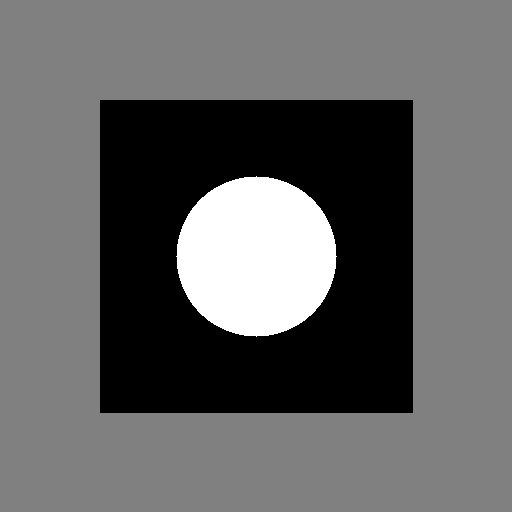
#> input picture data/samples/sharp.png, 512 x 512 px
$ python noise_experiment.py
#> lines starting #> are read from the running program, lines starting #| are printed output that depends on the picture
### backend/app/features/noise.py
import cv2
import numpy as np

from .common import to_grayscale, validate_image_array


def calculate_entropy(gray: np.ndarray) -> float:
    histogram = cv2.calcHist([gray], [0], None, [256], [0, 256])
    histogram = histogram.flatten()
    probabilities = histogram / histogram.sum()
    probabilities = probabilities[probabilities > 0]
    entropy = -np.sum(probabilities * np.log2(probabilities))
    return float(entropy)


def noise_features(image: np.ndarray) -> dict[str, float]:
    validate_image_array(image)
    gray = to_grayscale(image)
    gray_float = gray.astype(np.float32)

    grayscale_std = float(gray_float.std())

    local_mean = cv2.GaussianBlur(gray_float, (5, 5), 0)
    local_squared_mean = cv2.GaussianBlur(gray_float ** 2, (5, 5), 0)
    local_variance = local_squared_mean - local_mean ** 2
    local_variance_mean = float(np.mean(local_variance))

    blurred = cv2.GaussianBlur(gray_float, (5, 5), 0)
    residual = gray_float - blurred
    residual_mean = float(residual.mean())
    residual_std = float(residual.std())
    residual_abs_mean = float(np.mean(np.abs(residual)))

    entropy = calculate_entropy(gray)

    return {
        "grayscale_std": grayscale_std,
        "local_variance_mean": local_variance_mean,
        "high_frequency_mean": residual_mean,
        "high_frequency_std": residual_std,
        "high_frequency_abs_mean": residual_abs_mean,
        "entropy": entropy,
    }

### backend/app/features/common.py
import cv2
import numpy as np

def to_grayscale(image: np.ndarray) -> np.ndarray:
    if image.ndim == 2:
        return image
    if image.ndim == 3:
        return cv2.cvtColor(image, cv2.COLOR_BGR2GRAY)
    raise ValueError(f"Unsupported image shape: {image.shape}")

def validate_image_array(image: np.ndarray) -> None:
    if not isinstance(image, np.ndarray):
        raise TypeError("Image must be a NumPy array.")
    if image.size == 0:
        raise ValueError("Image array is empty.")
    if image.ndim not in (2, 3):
        raise ValueError(f"Unsupported image dimensions: {image.ndim}")
    if image.dtype != np.uint8:
        raise ValueError(f"Expected uint8 image, got {image.dtype}")

### backend/app/noise_experiment.py
import cv2
import numpy as np
import os

from features.noise import noise_features


# ---------------------------------------------------------
# Load original image
# ---------------------------------------------------------

image = cv2.imread(
    "../../data/samples/sharp.png",
)
#> image is the input picture: shape (512, 512, 3); min 0, max 255, mean 99.7

if image is None:
    raise RuntimeError(
        "Could not load test image. Please ensure 'sharp.png' is in the VisionIQ/data/samples folder."
    )


# ---------------------------------------------------------
# Convert to grayscale
# ---------------------------------------------------------

gray = cv2.cvtColor(
    image,
    cv2.COLOR_BGR2GRAY,
)


# ---------------------------------------------------------
# Generate controlled Gaussian noise
# ---------------------------------------------------------

rng = np.random.default_rng(42)


noise_low = rng.normal(
    loc=0,
    scale=5,
    size=gray.shape,
)

noise_medium = rng.normal(
    loc=0,
    scale=15,
    size=gray.shape,
)

noise_high = rng.normal(
    loc=0,
    scale=30,
    size=gray.shape,
)


# ---------------------------------------------------------
# Add noise
# ---------------------------------------------------------

noisy_low = np.clip(
    gray.astype(np.float32)
    + noise_low,
    0,
    255,
).astype(np.uint8)


noisy_medium = np.clip(
    gray.astype(np.float32)
    + noise_medium,
    0,
    255,
).astype(np.uint8)


noisy_high = np.clip(
    gray.astype(np.float32)
    + noise_high,
    0,
    255,
).astype(np.uint8)
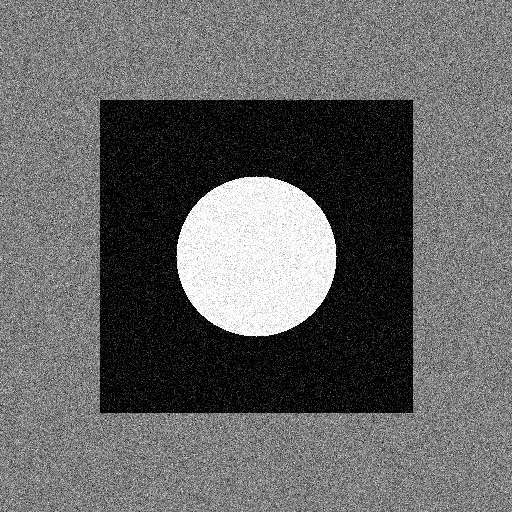
#> noisy_high: shape (512, 512); min 0, max 255, mean 101.9


images = {
    "original": gray,
    "low_noise": noisy_low,
    "medium_noise": noisy_medium,
    "high_noise": noisy_high,
}


# ---------------------------------------------------------
# Analyze
# ---------------------------------------------------------

for name, current_image in images.items():

    features = noise_features(
        current_image
    )

    print()
    print("=" * 55)
    print(name.upper())
    print("=" * 55)

    for feature_name, value in features.items():

        print(
            f"{feature_name:25s}: "
            f"{value:.4f}"
        )
#> this loop made 4 passes
#> (name, grayscale_std in noise_features, local_variance_mean in noise_features, residual_mean in noise_features, residual_std in noise_features, residual_abs_mean in noise_features) on passes 2 to 4: ('low_noise', 71.75, 126.6, -1.14e-05, 7.6, 3.71), ('medium_noise', 70.54, 259.1, -0.000311, 13.21, 9.56), ('high_noise', 70.84, 718, -0.00107, 23.94, 18.33)
#> (name, grayscale_std in noise_features, local_variance_mean in noise_features, residual_mean in noise_features, residual_std in noise_features, residual_abs_mean in noise_features) on pass 1: ('original', 72.82, 113, 0, 6.65, 0.845)
#> (printed output is left out)
#> pass 1, in noise_features, `local_squared_mean = cv2.GaussianBlur(gray_float ** 2, (5, 5), 0)`:
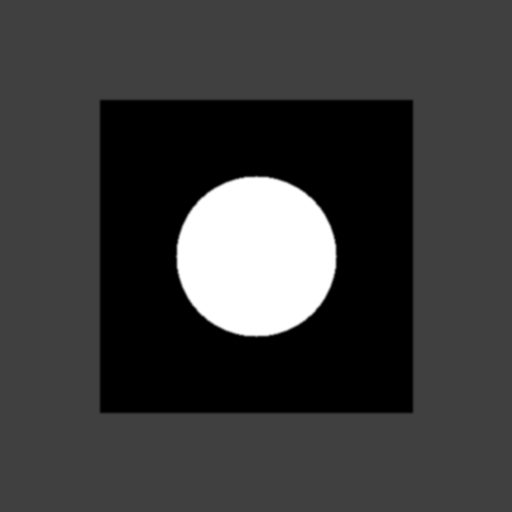
#> local_squared_mean: shape (512, 512) float32; min 0, max 65025, mean 15242; drawn with min black and max white
#> pass 1, in noise_features, `local_variance = local_squared_mean - local_mean ** 2`:
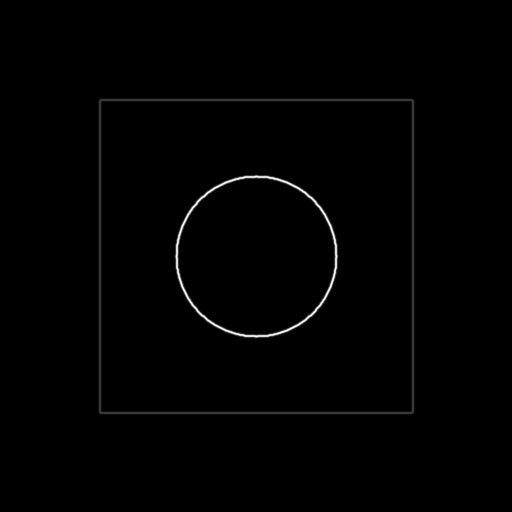
#> local_variance: shape (512, 512) float32; min 0, max 16113.4, mean 113; drawn with min black and max white


# ---------------------------------------------------------
# Save (Updated to match the read path)
# ---------------------------------------------------------

# Ensure the output directory exists
os.makedirs("../../data/samples", exist_ok=True)

cv2.imwrite(
    "../../data/samples/noise_original.png",
    gray,
)

cv2.imwrite(
    "../../data/samples/noise_low.png",
    noisy_low,
)

cv2.imwrite(
    "../../data/samples/noise_medium.png",
    noisy_medium,
)

cv2.imwrite(
    "../../data/samples/noise_high.png",
    noisy_high,
)


print()
print("Noise experiment images saved.")
